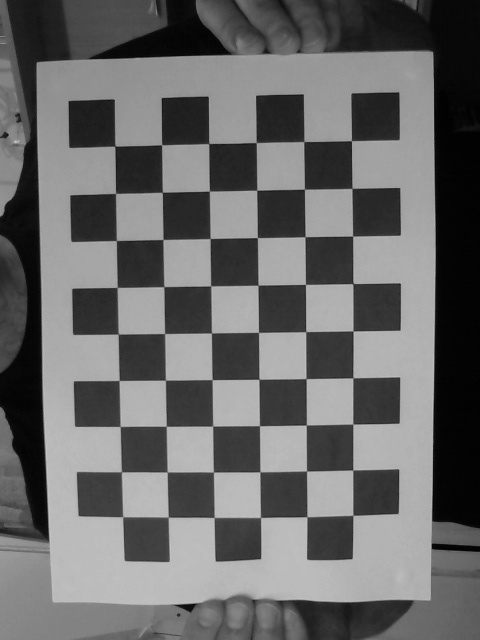
#> input picture im/ori/temp.jpg, 480 x 640 px; its folder holds only this picture in this run
$ python calibration.py
#> lines starting #> are read from the running program, lines starting #| are printed output that depends on the picture; long printed decimals are rounded
# calibration
# https://blog.csdn.net/u010128736/article/details/52875137
# pose estimate
# https://opencv-python-tutroals.readthedocs.io/en/latest/py_tutorials/py_calib3d/py_pose/py_pose.html
# calibration + perspective
# http://road2ai.info/2019/01/01/Nano01_02_L07/
# perspective transform with PIL
# https://stackoverflow.com/questions/14177744/how-does-perspective-transformation-work-in-pil
# rvec->rmatrix by cv2.Rodrigues()
# http://hant.ask.helplib.com/python/post_5579275

import numpy as np
import cv2
import glob

x = 9
y = 6

class Image():
    @staticmethod
    def draw_im(img, corners, imgpts):
        corner = tuple(corners[0].ravel())
        print (corner)
        print (tuple(imgpts[0].ravel()), tuple(imgpts[1].ravel()), tuple(imgpts[2].ravel()))
        img = cv2.line(img, corner, tuple(imgpts[0].ravel()), (255,0,0), 5)
        img = cv2.line(img, corner, tuple(imgpts[1].ravel()), (0,255,0), 5)
        img = cv2.line(img, corner, tuple(imgpts[2].ravel()), (0,0,255), 5)
        return img

    @staticmethod
    def save_im(img, save_path):
        cv2.imwrite(save_path, img)

    @staticmethod
    def show_im(img, msec):
        cv2.imshow('img',img)
        cv2.waitKey(msec)

    @staticmethod
    def get_im_path(images_base_path):
        return glob.glob(images_base_path)

class Camera():
    def __init__(self):
        # prepare object points, like (0,0,0), (1,0,0), (2,0,0) ....,(6,5,0)
        self.objp = np.zeros((y*x,3), np.float32)
        self.objp[:,:2] = np.mgrid[0:x, 0:y].T.reshape(-1,2)

    def initial_param(self):
        self.objpoints = [] # 3d points in real world space
        self.imgpoints = [] # 2d points in image plane.

    def set_im(self, im_path):
        self.rgb_im = cv2.imread(im_path)
        self.gray_im = cv2.cvtColor(self.rgb_im, cv2.COLOR_BGR2GRAY)

    def find_corners(self):
        criteria = (cv2.TERM_CRITERIA_EPS + cv2.TERM_CRITERIA_MAX_ITER, 30, 0.001)
        ret, corners = cv2.findChessboardCorners(self.gray_im, (x,y), None)
        self.corners = cv2.cornerSubPix(self.gray_im,corners,(11,11),(-1,-1),criteria)
        self.objpoints.append(self.objp)
        self.imgpoints.append(self.corners)
        return ret

    def calibration(self):
        img_size = (self.rgb_im.shape[1], self.rgb_im.shape[0])
        ret, self.intri_mtx, self.distort_coef, self.rvecs, self.tvecs = cv2.calibrateCamera(self.objpoints, self.imgpoints, img_size, None, None)

    def undistort(self, im_path):
        self.undistort_img = cv2.undistort(self.rgb_im, self.intri_mtx, self.distort_coef, None, self.intri_mtx)
        save_path = im_path.replace('ori', 'undistortion')
        cv2.imwrite(save_path, self.undistort_img)

    def camera_process(self, im_path):
        ret = self.find_corners()
        if ret:
            self.calibration()
            self.undistort(im_path)
        return ret

    def project_point(self):
        for i in range(len(self.objpoints)):
            imgpoints2, jac = cv2.projectPoints(self.objpoints[i], self.rvecs[i], self.tvecs[i], self.intri_mtx, self.distort_coef)
            # [7 lines of commented-out code are left out]

    def get_param(self):
        axis = np.float32([[1,0,0], [0,1,0], [0,0,-1]]).reshape(-1,3)
        return self.intri_mtx, self.distort_coef, axis

    def get_rt_matrix(self, rvecs, tvecs):
        R = np.zeros((4,4), np.float32)
        R[3,3] = 1.0
        T = np.zeros((4,4), np.float32)
        T[0] = (1,0,0,0)
        T[1] = (0,1,0,0)
        T[2] = (0,0,1,0)
        T[3] = (0,0,0,1)
        rodRotMat = cv2.Rodrigues(rvecs)
        R[:3,:3] = rodRotMat[0]
        T[0,3] = tvecs[0]
        T[1,3] = tvecs[1]
        T[2,3] = tvecs[2]
        return R, T

    def world_to_im(self, A1, R, T, mtx):
        first = np.dot(R, A1)
        second = np.dot(T, first)[0:3]
        #print (second)
        finalCalc = np.dot(mtx, second)
        finalNorm = finalCalc/(finalCalc[2][0])
        return finalNorm

def get_world_point():
    A1 = np.zeros((4,1), np.float32)
    A1[0] = (1)
    A1[1] = (0)
    A1[2] = (0)
    A1[3] = (1)
    return A1

def main():
    camera = Camera()
    im = Image()
    images_path = im.get_im_path('im/ori/*.jpg')

    for im_path in images_path:
        camera.initial_param()
        camera.set_im(im_path)
#> in set_im, self.rgb_im is the input picture: shape (640, 480, 3); min 0, max 200, mean 104.5
        ret = camera.camera_process(im_path) #get R & T vector、undistortion
#> in find_corners, `ret, corners = cv2.findChessboardCorners(self.gray_im, (x,y), None)`: ret = True; corners = 54 rows, first 8: [351.3, 140.7], [352.1, 188.5], [352.6, 236], [352.9, 283.5], [353.1, 331], [353, 377.7], [352.9, 423.9], [352.7, 470]
#> in find_corners, `self.corners = cv2.cornerSubPix(self.gray_im,corners,(11,11),(-1,-1),c..`: self.corners = 54 rows, first 8: [351.5, 140.7], [351.9, 188.3], [352.6, 236.1], [352.8, 283.6], [353.1, 330.9], [352.9, 377.7], [352.8, 424.1], [352.7, 470]
#> in camera_process, `ret = self.find_corners()`: ret = True
#> in calibration, `ret, self.intri_mtx, self.distort_coef, self.rvecs, self.tvecs = cv2.c..`: ret = 0.186; self.intri_mtx = [[1009.1, 0, -56.79], [0, 1056.1, 241.1], [0, 0, 1]]; self.distort_coef = [[-0.163, 0.139, 0.00539, 0.0481, -0.859]]; self.rvecs = ([0.0837, 0.00161, 1.55],); self.tvecs = ([8.76, -2.12, 22.3],)
#> in undistort, `self.undistort_img = cv2.undistort(self.rgb_im, self.intri_mtx, self.d..`:
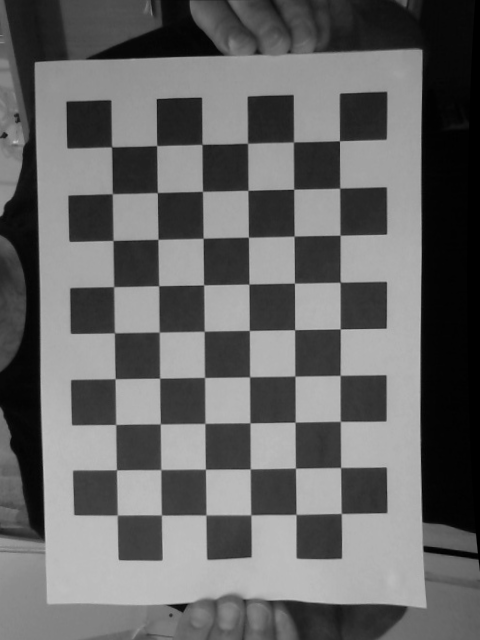
#> self.undistort_img: shape (640, 480, 3); min 0, max 197, mean 102.3
#> ret = True
        if ret:
            camera.project_point()
#> the loop in project_point, `for i in range(len(self.objpoints)):` made 1 pass
            mtx, dist, axis = camera.get_param()
#> mtx has the same summary as self.intri_mtx in calibration; dist = [[-0.163, 0.139, 0.00539, 0.0481, -0.859]]; axis = [[1, 0, 0], [0, 1, 0], [0, 0, -1]]

            # Find the rotation and translation vectors.
            _, rvecs, tvecs, inliers = cv2.solvePnPRansac(camera.objp, camera.corners, mtx, dist)
#> rvecs = [0.0836, 0.00151, 1.55]; tvecs = [8.76, -2.12, 22.31]; inliers = 54 values from 0 to 53

            # project 3D points to image plane
            imgpts, jac = cv2.projectPoints(axis, rvecs, tvecs, mtx, dist)
#> imgpts = [[352, 188.3], [303.9, 141.4], [367.8, 138.6]]

            R, T = camera.get_rt_matrix(rvecs, tvecs)
#> R = [[0.0244, -0.998, 0.0537, 0], [0.998, 0.0216, -0.053, 0], [0.0518, 0.0549, 0.997, 0], [0, 0, 0, 1]]; T = [[1, 0, 0, 8.76], [0, 1, 0, -2.12], [0, 0, 1, 22.31], [0, 0, 0, 1]]
            world_point = get_world_point()
            im_point = camera.world_to_im(world_point, R, T, mtx)
#> in world_to_im, `first = np.dot(R, A1)`: first = [0.0244, 0.998, 0.0518, 1]
#> in world_to_im, `second = np.dot(T, first)[0:3]`: second = [8.78, -1.12, 22.36]
#> in world_to_im, `finalCalc = np.dot(mtx, second)`: finalCalc = [7593.7, 4203.4, 22.36]
#> in world_to_im, `finalNorm = finalCalc/(finalCalc[2][0])`: finalNorm = [339.7, 188, 1]
#> im_point = [339.7, 188, 1]

            img = im.draw_im(camera.rgb_im,camera.corners,imgpts)
#> in draw_im, `corner = tuple(corners[0].ravel())`: corner = (351.5, 140.7)
#| (351.4883, 140.650)
#| (351.963, 188.276) (303.861, 141.450) (367.817, 138.609)
#> in draw_im, `img = cv2.line(img, corner, tuple(imgpts[2].ravel()), (0,0,255), 5)`:
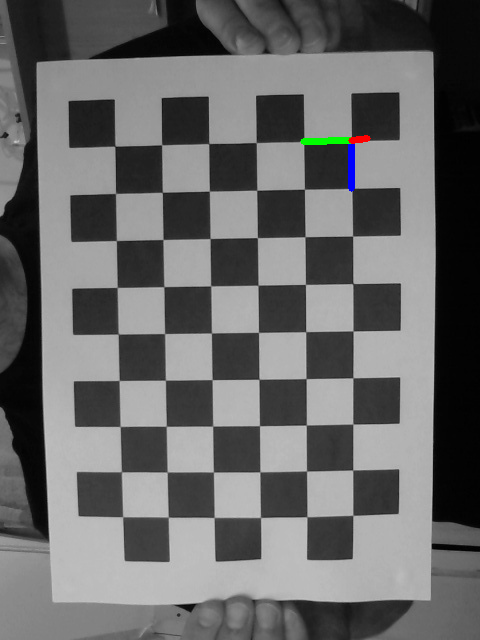
#> img: shape (640, 480, 3); mean B, G, R 104.6, 104.6, 104.4
            im.show_im(img,msec=500)
            im.save_im(img, im_path.replace('ori', 'pose'))

if __name__ == '__main__':
    main()
